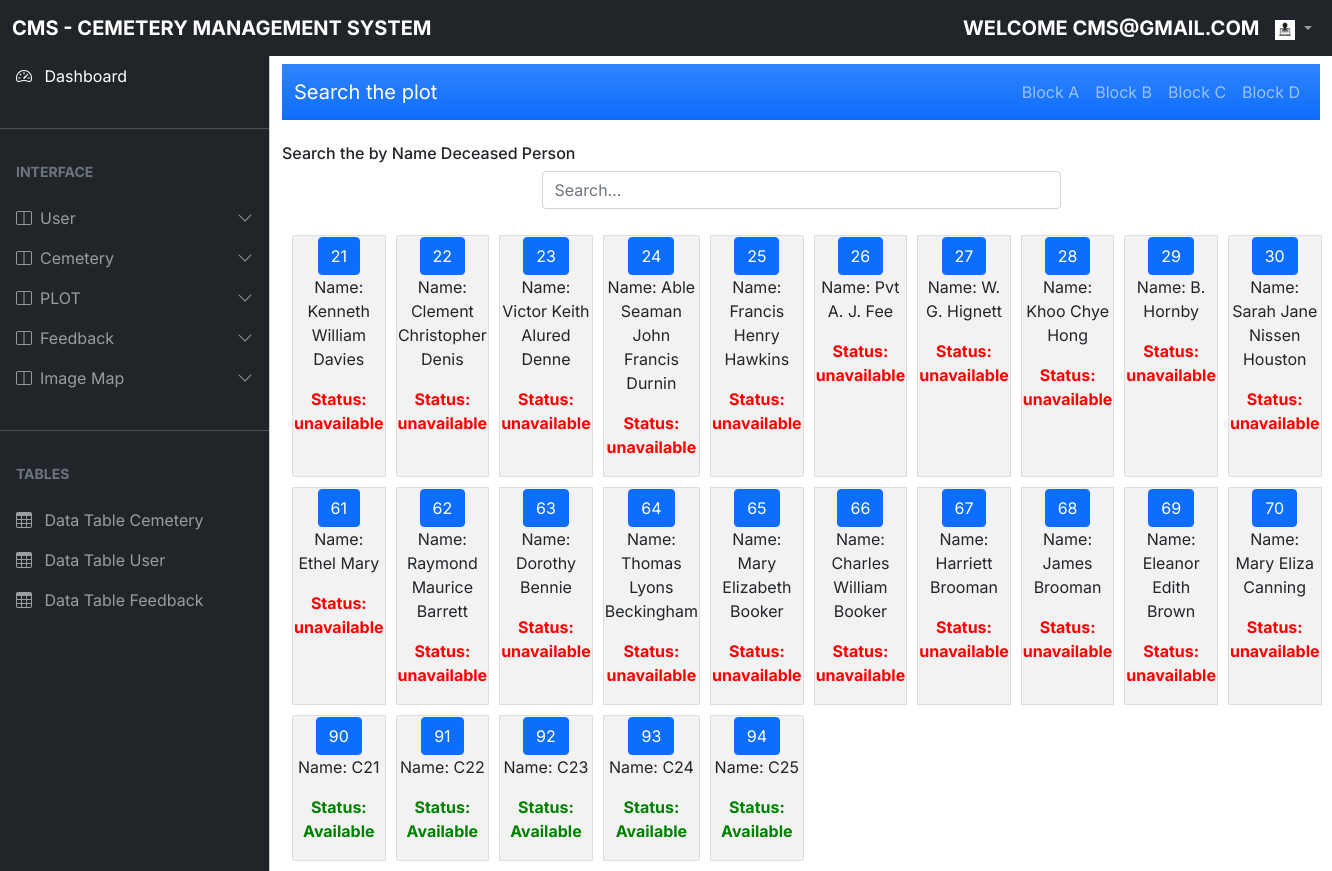
/php/PLOT-B.php (signed in), run on the app's committed database.
### tables this page shows
CREATE TABLE `user_profile` (
  `user_id` int(10) NOT NULL,
  `Image` varchar(255) NOT NULL,
  `First_name` varchar(100) NOT NULL,
  `Last_name` varchar(100) NOT NULL,
  `Gender` varchar(100) NOT NULL,
  `Email` varchar(100) NOT NULL,
  `Password` varchar(100) NOT NULL,
  `Phone_Number` int(100) NOT NULL,
  `Home_Address` varchar(250) NOT NULL,
  `otp` varchar(5) NOT NULL,
  `status` varchar(255) NOT NULL,
  `resettoken` int(50) NOT NULL,
  `resettokenexp` datetime(6) NOT NULL,
  `user_type` varchar(100) NOT NULL
);

CREATE TABLE `cemeteryrecord` (
  `Grave_ID` int(50) NOT NULL,
  `Image` varchar(255) NOT NULL,
  `Image2` varchar(255) NOT NULL,
  `Name_Deceased` varchar(100) NOT NULL,
  `Years_of_Born` date NOT NULL,
  `Years_of_Died` date NOT NULL,
  `Location` varchar(100) NOT NULL,
  `Years_Buried` varchar(100) NOT NULL,
  `Area_id` int(100) NOT NULL
);

CREATE TABLE `area` (
  `Area_id` int(100) NOT NULL,
  `Block_id` varchar(100) DEFAULT NULL,
  `Status` varchar(100) DEFAULT NULL,
  `unit` varchar(100) NOT NULL
);

### php/PLOT-B.php (the view, shortened to what this page needs)
  <?php
include_once("access_control.php");
 $Email = $_SESSION["Email"];
 $image_path = $_SESSION["Image"];
    try {
    $sqlUserProfile = "SELECT `user_id`, `Image`, `First_name`, `Last_name`, `Gender`, `Email`, `Password`, `Phone_Number`, `Home_Address`, `otp`, `status`, `resettoken`, `resettokenexp`, `user_type` FROM `user_profile`";
    $stmtUserProfile = $conn->prepare($sqlUserProfile);
    $stmtUserProfile->execute();
    $rowsUserProfile = $stmtUserProfile->fetchAll();
    $image_path = '';
if (!empty($rowsUserProfile)) {
    $image_path = $rowsUserProfile[0]['Image'];
}
} catch (PDOException $e) {
    echo $sqlUserProfile . "<br>" . $e->getMessage();
}
?>
<!DOCTYPE html>
<html lang="en">
  <head>
    <link rel="stylesheet" href="css/bootstrap.min.css" />
    <link
      rel="stylesheet"
      href="https://cdn.jsdelivr.net/npm/bootstrap-icons@1.4.1/font/bootstrap-icons.css"
    />
    <link rel="stylesheet" href="css/dataTables.bootstrap5.min.css" />
    <link rel="stylesheet" href="css/style.css" />
  </head>
  <body>
    <nav class="navbar navbar-expand-lg navbar-dark bg-dark fixed-top">
      <div class="container-fluid">
        <a
          class="navbar-brand me-auto ms-lg-0 ms-3 text-uppercase fw-bold"
          href="Dashboard_Admin.php"
          >CMS - Cemetery Management System</a
        >
        <div class="collapse navbar-collapse" id="topNavBar">
          <ul class="navbar-nav">
        <a
          class="navbar-brand me-auto ms-lg-0 ms-3 text-uppercase fw-bold"
          href="#"
          >Welcome <?php echo $Email ?></a
        >
           <li class="nav-item dropdown">
  <a
    class="nav-link dropdown-toggle ms-2"
    href="#"
    role="button"
    data-bs-toggle="dropdown"
    aria-expanded="false"
  >
<img src="<?php echo $image_path; ?>" alt="Profile Image" width="20" height="20">  </a>
</li>
          </ul>
        </div>
      </div>
    </nav>
   <div
      class="offcanvas offcanvas-start sidebar-nav bg-dark"
      tabindex="-1"
      id="sidebar"
    >
      <div class="offcanvas-body p-0">
        <nav class="navbar-dark">
          <ul class="navbar-nav">
            <li>
              <a href="Dashboard_Admin.php" class="nav-link px-3 active">
                <span class="me-2"><i class="bi bi-speedometer2"></i></span>
                <span>Dashboard</span>
              </a>
            </li>
            <li class="my-4"><hr class="dropdown-divider bg-light" /></li>
            <li>
              <div class="text-muted small fw-bold text-uppercase px-3 mb-3">
                Interface
              </div>
            </li>
            <li>
              <a
                class="nav-link px-3 sidebar-link"
                data-bs-toggle="collapse"
                href="#layouts"
              >
                <span class="me-2"><i class="bi bi-layout-split"></i></span>
                <span>User</span>
                <span class="ms-auto">
                  <span class="right-icon">
                    <i class="bi bi-chevron-down"></i>
                  </span>
                </span>
              </a>
            </li>
            <li>
              <a
                class="nav-link px-3 sidebar-link"
                data-bs-toggle="collapse"
                href="#layouts"
              >
                <span class="me-2"><i class="bi bi-layout-split"></i></span>
                <span>Cemetery</span>
                <span class="ms-auto">
                  <span class="right-icon">
                    <i class="bi bi-chevron-down"></i>
                  </span>
                </span>
              </a>
            </li>
<li>
              <a
                class="nav-link px-3 sidebar-link"
                data-bs-toggle="collapse"
                href="#layouts"
              >
                <span class="me-2"><i class="bi bi-layout-split"></i></span>
                <span>PLOT</span>
                <span class="ms-auto">
                  <span class="right-icon">
                    <i class="bi bi-chevron-down"></i>
                  </span>
                </span>
              </a>
            </li>
<li>
              <a
                class="nav-link px-3 sidebar-link"
                data-bs-toggle="collapse"
                href="#layouts"
              >
                <span class="me-2"><i class="bi bi-layout-split"></i></span>
                <span>Feedback</span>
                <span class="ms-auto">
                  <span class="right-icon">
                    <i class="bi bi-chevron-down"></i>
                  </span>
                </span>
              </a>
            </li>
<li>
              <a
                class="nav-link px-3 sidebar-link"
                data-bs-toggle="collapse"
                href="#layouts"
              >
                <span class="me-2"><i class="bi bi-layout-split"></i></span>
                <span>Image Map</span>
                <span class="ms-auto">
                  <span class="right-icon">
                    <i class="bi bi-chevron-down"></i>
                  </span>
                </span>
              </a>
            </li>
            <li class="my-4"><hr class="dropdown-divider bg-light" /></li>
            <li>
              <div class="text-muted small fw-bold text-uppercase px-3 mb-3">
               Tables
              </div>
            </li>
            <li>
              <a href="DataTableCemetery_A.php" class="nav-link px-3">
                <span class="me-2"><i class="bi bi-table"></i></span>
                <span>Data Table Cemetery</span>
              </a>
            </li>
            <li>
              <a href="DataTableUser_A.php" class="nav-link px-3">
                <span class="me-2"><i class="bi bi-table"></i></span>
                <span>Data Table User </span>
              </a>
            </li>
            <li>
              <a href="DataTableContactForm.php" class="nav-link px-3">
                <span class="me-2"><i class="bi bi-table"></i></span>
                <span>Data Table Feedback</span>
              </a>
            </li>
          </ul>
        </nav>
      </div>
    </div>
<main class="mt-5 pt-3">
  <div class="container">
     <nav class="navbar navbar-expand-lg navbar-dark bg-primary bg-gradient" id="topNavBar">
  <div class="container">
    <a class="navbar-brand" href="">
      Search the plot
    </a>
    <div class="collapse navbar-collapse" id="navbarNav">
      <ul class="navbar-nav ms-auto">
        <li class="nav-item">
         <a class="nav-link" href="PLOT-A.php">Block A</a>
        </li>
        <li class="nav-item">
          <a class="nav-link" href="PLOT-B.php">Block B</a>
        </li>
        <li class="nav-item">
          <a class="nav-link" href="PLOT-C.php">Block C</a>
        </li>
        <li class="nav-item">
          <a class="nav-link" href="PLOT-D.php">Block D</a>
        </li>
      </ul>
    </div>
  </div>
</nav>
<br>
  <h6> Search the by Name Deceased Person</h6>
    <div class="mb-3 d-flex justify-content-center">
  <div class="col-md-6">
    <input type="text" id="searchBox" class="form-control" placeholder="Search...">
  </div>
</div>
    <div class="grid-container" id="grid-container">
      <?php
     $servername = "localhost";
$username = "root";
$password = "";
$dbname = "jiajunco_cmd_db2";
      try {
        $conn = new PDO("mysql:host=$servername;dbname=$dbname", $username, $password);
        $conn->setAttribute(PDO::ATTR_ERRMODE, PDO::ERRMODE_EXCEPTION);
$sqlCemeteryRecord = "SELECT cr.`Grave_ID`, cr.`Image`, cr.`Image2`, cr.`Name_Deceased`, cr.`Years_of_Born`, cr.`Years_of_Died`, cr.`Location`, cr.`Years_Buried`, a.`unit`, a.`Status`
FROM `cemeteryrecord` as cr
INNER JOIN `Area` as a ON cr.`Area_id` = a.`Area_id`
WHERE a.`Block_id` = 3";
        $result = $conn->query($sqlCemeteryRecord);
        if ($result->rowCount() > 0) {
while ($row = $result->fetch(PDO::FETCH_ASSOC)) {
  $id = $row["Grave_ID"];
  $status = $row["Status"];
  $nameDeceased = $row["Name_Deceased"];
  echo '<div class="grid-item">';
  echo '<a href="TestGraveDetails.php?cmid=' . $id . '" class="btn btn-primary" style="text-decoration: none;">' . $id . '</a>';
  echo '<p>Name: ' . $nameDeceased . '</p>';
  echo '<p><strong style="color: ' . ($status == 'Available' ? 'green' : 'red') . ';">Status: ' . $status . '</strong></p>';
  echo '</div>';
}
        } else {
          echo "No results found.";
        }
      } catch (PDOException $e) {
        echo "Connection failed: " . $e->getMessage();
      }
      echo '</div>';
      ?>
    </div>
</main>
</body>
</html>

### php/PLOT-B.php (style rules this page uses)
.grid-container { display: grid; grid-template-columns: repeat(10, 1fr); gap: 10px; padding: 10px; }
.grid-item { background-color: #f2f2f2; border: 1px solid #ddd; padding: 1px; font-size: 16px; text-align: center; }

### data on the page
user_profile: Image (picture)
cemeteryrecord: Grave_ID "21", Name_Deceased "Kenneth William Davies", Area.Status "unavailable"
cemeteryrecord: Grave_ID "22", Name_Deceased "Clement Christopher Denis", Area.Status "unavailable"
cemeteryrecord: Grave_ID "23", Name_Deceased "Victor Keith Alured Denne", Area.Status "unavailable"
cemeteryrecord: Grave_ID "24", Name_Deceased "Able Seaman John Francis Durnin", Area.Status "unavailable"
cemeteryrecord: Grave_ID "25", Name_Deceased "Francis Henry Hawkins", Area.Status "unavailable"
cemeteryrecord: Grave_ID "26", Name_Deceased "Pvt A. J. Fee", Area.Status "unavailable"
cemeteryrecord: Grave_ID "27", Name_Deceased "W. G. Hignett", Area.Status "unavailable"
cemeteryrecord: Grave_ID "28", Name_Deceased "Khoo Chye Hong", Area.Status "unavailable"
cemeteryrecord: Grave_ID "29", Name_Deceased "B. Hornby", Area.Status "unavailable"
cemeteryrecord: Grave_ID "30", Name_Deceased "Sarah Jane Nissen Houston", Area.Status "unavailable"
cemeteryrecord: Grave_ID "61", Name_Deceased "Ethel Mary", Area.Status "unavailable"
cemeteryrecord: Grave_ID "62", Name_Deceased "Raymond Maurice Barrett", Area.Status "unavailable"
cemeteryrecord: Grave_ID "63", Name_Deceased "Dorothy Bennie", Area.Status "unavailable"
cemeteryrecord: Grave_ID "64", Name_Deceased "Thomas Lyons Beckingham", Area.Status "unavailable"
cemeteryrecord: Grave_ID "65", Name_Deceased "Mary Elizabeth Booker", Area.Status "unavailable"
cemeteryrecord: Grave_ID "66", Name_Deceased "Charles William Booker", Area.Status "unavailable"
cemeteryrecord: Grave_ID "67", Name_Deceased "Harriett Brooman", Area.Status "unavailable"
cemeteryrecord: Grave_ID "68", Name_Deceased "James Brooman", Area.Status "unavailable"
cemeteryrecord: Grave_ID "69", Name_Deceased "Eleanor Edith Brown", Area.Status "unavailable"
cemeteryrecord: Grave_ID "70", Name_Deceased "Mary Eliza Canning", Area.Status "unavailable"
cemeteryrecord: Grave_ID "90", Name_Deceased "C21", Area.Status "Available"
cemeteryrecord: Grave_ID "91", Name_Deceased "C22", Area.Status "Available"
cemeteryrecord: Grave_ID "92", Name_Deceased "C23", Area.Status "Available"
cemeteryrecord: Grave_ID "93", Name_Deceased "C24", Area.Status "Available"
cemeteryrecord: Grave_ID "94", Name_Deceased "C25", Area.Status "Available"

### other printed values
$Email "CMS@GMAIL.COM"
